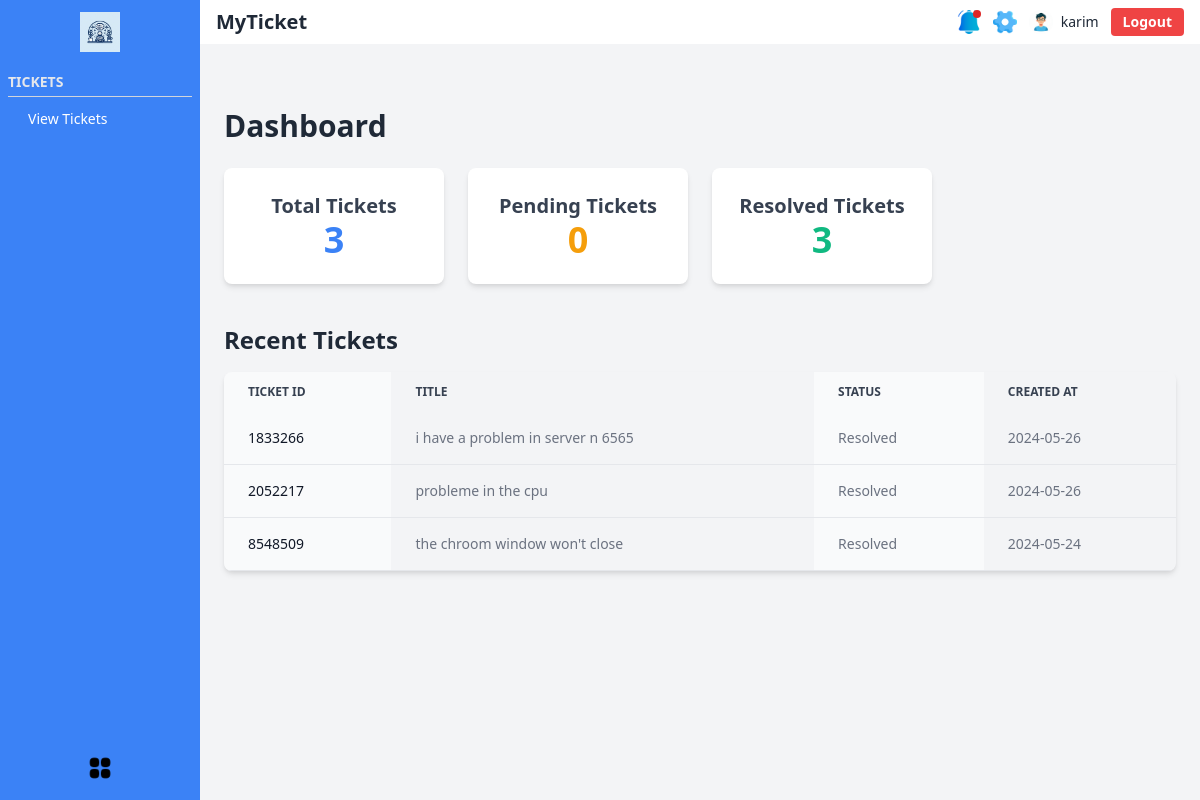
Page /dashboard/ (signed in) on the committed database.
### users/models.py (models this page shows, shortened)
class CustomUser(AbstractUser):
    ROLE_CHOICES = [
        ('admin', 'Admin'),
        ('engineer', 'Engineer'),
        ('customer', 'Customer')
    ]
    role = models.CharField(max_length=10, choices=ROLE_CHOICES)
    email = models.EmailField(unique=True)
    @property
    def is_engineer(self):
        return self.role == 'engineer'
    @property
    def is_customer(self):
        return self.role == 'customer'

### tickets/models.py (models this page shows, shortened)
class Ticket(models.Model):
    ticket_id = models.CharField(max_length=7, unique=True, null=True)
    title = models.CharField(max_length=255)
    description = models.TextField()
    status = models.IntegerField(choices=TICKET_STATUS_CHOICES, default=1)
    priority = models.IntegerField(choices=TICKET_PRIORITY_CHOICES, default=1)
    created_at = models.DateTimeField(auto_now_add=True)
    updated_at = models.DateTimeField(auto_now=True)
    customer = models.ForeignKey(User, on_delete=models.CASCADE, related_name='customer_tickets')
    engineer = models.ForeignKey(User, on_delete=models.DO_NOTHING, related_name='engineer_tickets', null=True)
    def get_status_display(self):
        return dict(TICKET_STATUS_CHOICES).get(self.status, 'Unknown')

### tickets/views.py (the view)
# urls.py: path('', lambda request: redirect('dashboard')),
@login_required(login_url='/users/login/')
def dashboard(request):
    if request.user.is_customer:
        tickets = Ticket.objects.filter(customer=request.user)
        recent_tickets = tickets.order_by('-created_at')[:5]
        total_tickets = tickets.count()
        pending_tickets = tickets.filter(status=2).count()
        resolved_tickets = tickets.filter(status=3).count()
        active_tickets = tickets.filter(status=1).count()
        context = {
            'total_tickets': total_tickets,
            'pending_tickets': pending_tickets,
            'resolved_tickets': resolved_tickets,
            'active_tickets': active_tickets,
            'recent_tickets': recent_tickets,
        }
        return render(request, 'ticket/customer_dasboard.html', context)
    elif request.user.is_engineer:
        tickets = Ticket.objects.filter(engineer=request.user)
        total_tickets = tickets.count()
        pending_tickets = tickets.filter(status=1).count()
        resolved_tickets = tickets.filter(status=3).count()
        recent_tickets = tickets.order_by('-created_at')[:5]
        context = {
            'total_tickets': total_tickets,
            'pending_tickets': pending_tickets,
            'resolved_tickets': resolved_tickets,
            'recent_tickets': recent_tickets,
        }
        return render(request, 'ticket/engineer_dashboard.html', context)
    elif request.user.is_admin:
        return render(request, 'ticket/admin_dashboard.html')
    else:
        return HttpResponse('Invalid role')

### templates/ticket/engineer_dashboard.html
{% extends 'base.html' %}
{% block content %}
    <div class="container mx-auto mt-10">
        <h2 class="text-3xl font-bold text-gray-800 mb-6">Dashboard</h2>
        <div class="grid grid-cols-1 md:grid-cols-4 gap-6">
            <div class="bg-white shadow-md rounded-lg p-6 text-center">
                <h3 class="text-xl font-semibold text-gray-700">Total Tickets</h3>
                <p class="text-4xl font-bold text-blue-500">{{ total_tickets }}</p>
            </div>
            <div class="bg-white shadow-md rounded-lg p-6 text-center">
                <h3 class="text-xl font-semibold text-gray-700">Pending Tickets</h3>
                <p class="text-4xl font-bold text-yellow-500">{{ pending_tickets }}</p>
            </div>
            <div class="bg-white shadow-md rounded-lg p-6 text-center">
                <h3 class="text-xl font-semibold text-gray-700">Resolved Tickets</h3>
                <p class="text-4xl font-bold text-green-500">{{ resolved_tickets }}</p>
            </div>
        </div>
        <div class="mt-10">
            <h3 class="text-2xl font-bold text-gray-800 mb-4">Recent Tickets</h3>
            <div class="relative overflow-x-auto shadow-md sm:rounded-lg">
                <table class="w-full text-sm text-left rtl:text-right text-gray-500 dark:text-gray-400">
                    <thead class="text-xs text-gray-700 uppercase dark:text-gray-400">
                    <tr>
                        <th scope="col" class="px-6 py-3 bg-gray-50 dark:bg-gray-800">Ticket ID</th>
                        <th scope="col" class="px-6 py-3">Title</th>
                        <th scope="col" class="px-6 py-3 bg-gray-50 dark:bg-gray-800">Status</th>
                        <th scope="col" class="px-6 py-3">Created At</th>
                    </tr>
                    </thead>
                    <tbody>
                    {% for ticket in recent_tickets %}
                        <tr class="border-b border-gray-200 dark:border-gray-700">
                            <th scope="row" class="px-6 py-4 font-medium text-gray-900 whitespace-nowrap bg-gray-50 dark:text-white dark:bg-gray-800">{{ ticket.ticket_id }}</th>
                            <td class="px-6 py-4">{{ ticket.title }}</td>
                            <td class="px-6 py-4 bg-gray-50 dark:bg-gray-800">{{ ticket.get_status_display }}</td>
                            <td class="px-6 py-4 ">{{ ticket.created_at | date:"Y-m-d" }}</td>
                        </tr>
                    {% endfor %}
                    </tbody>
                </table>
            </div>
        </div>
    </div>
{% endblock %}

### templates/base.html (shortened to what this page needs)
<!DOCTYPE html>
<html lang="en">
{% load static %}
<head>
    <link href="https://cdn.jsdelivr.net/npm/tailwindcss@2.2.19/dist/tailwind.min.css" rel="stylesheet">
</head>
<body class="bg-gray-100 flex h-screen">
<div id="sidebar"
     class="sidebar-expanded bg-blue-500 text-white flex flex-col transition-width duration-300 relative h-screen">
    <div class="flex items-center justify-center h-16">
        <img src="{% static 'images/myticket.jpg' %}" alt="MyTicket Logo" class="w-10 h-10">
    </div>
    <nav class="flex-1 px-2">
        <div class="mt-2">
            <h2 class="text-sm font-semibold uppercase text-gray-200 border-b border-gray-300 pb-1">Tickets</h2>
            <ul>
                <li class="hover:bg-blue-600">
                    <a href="{% url 'view-ticket' %}" class="flex items-center p-3">
                        <span class="ml-2 text-sm">View Tickets</span>
                    </a>
                </li>
            </ul>
        </div>
    </nav>
    <div class="flex items-center justify-center h-16 cursor-pointer absolute bottom-0 w-full"
         onclick="toggleSidebar()">
        <img src="{% static 'images/menu.png' %}" alt="Menu" class="w-6 h-6">
    </div>
</div>
<div class="flex-1 flex flex-col">
    <header class="bg-white shadow-md flex items-center justify-between px-4 py-2">
        <div class="flex items-center">
            <h1 class="text-xl font-bold text-gray-800"><a href="{% url 'dashboard' %}">MyTicket</a></h1>
        </div>
        <div class="flex items-center space-x-3">
            <div class="relative">
                <img src="{% static 'images/notification.png' %}" alt="Notifications" class="w-6 h-6 cursor-pointer">
                <span class="absolute top-0 right-0 block h-2 w-2 rounded-full bg-red-600"></span>
            </div>
            <img src="{% static 'images/settings.png' %}" alt="Settings" class="w-6 h-6 cursor-pointer">
            <div class="flex items-center">
                <img src="{% static 'images/avatar.jpg' %}" alt="User Avatar" class="w-6 h-6 rounded-full">
                <span class="ml-2 text-sm text-gray-800">{{ request.user.username }}</span>
            </div>
            <button class="ml-3 bg-red-500 hover:bg-red-700 text-white font-bold py-1 px-3 rounded text-sm focus:outline-none">
                <a href="{% url 'logout' %}">Logout</a>
            </button>
        </div>
    </header>
    <main class="flex-1 p-6 bg-gray-100">
        {% block content %}{% endblock %}
    </main>
</div>
</body>
</html>

### templates/base.html (style rules this page uses)
.sidebar-expanded { width: 200px; }

### rows in the picture
CustomUser: user.username "karim"
Ticket: ticket_id "1833266", title "i have a problem in server n 6565", status "Resolved", created_at "2024-05-26"
Ticket: ticket_id "2052217", title "probleme in the cpu", status "Resolved", created_at "2024-05-26"
Ticket: ticket_id "8548509", title "the chroom window won't close", status "Resolved", created_at "2024-05-24"

### other values in the picture
{{ total_tickets }} "3"
{{ pending_tickets }} "0"
{{ resolved_tickets }} "3"
